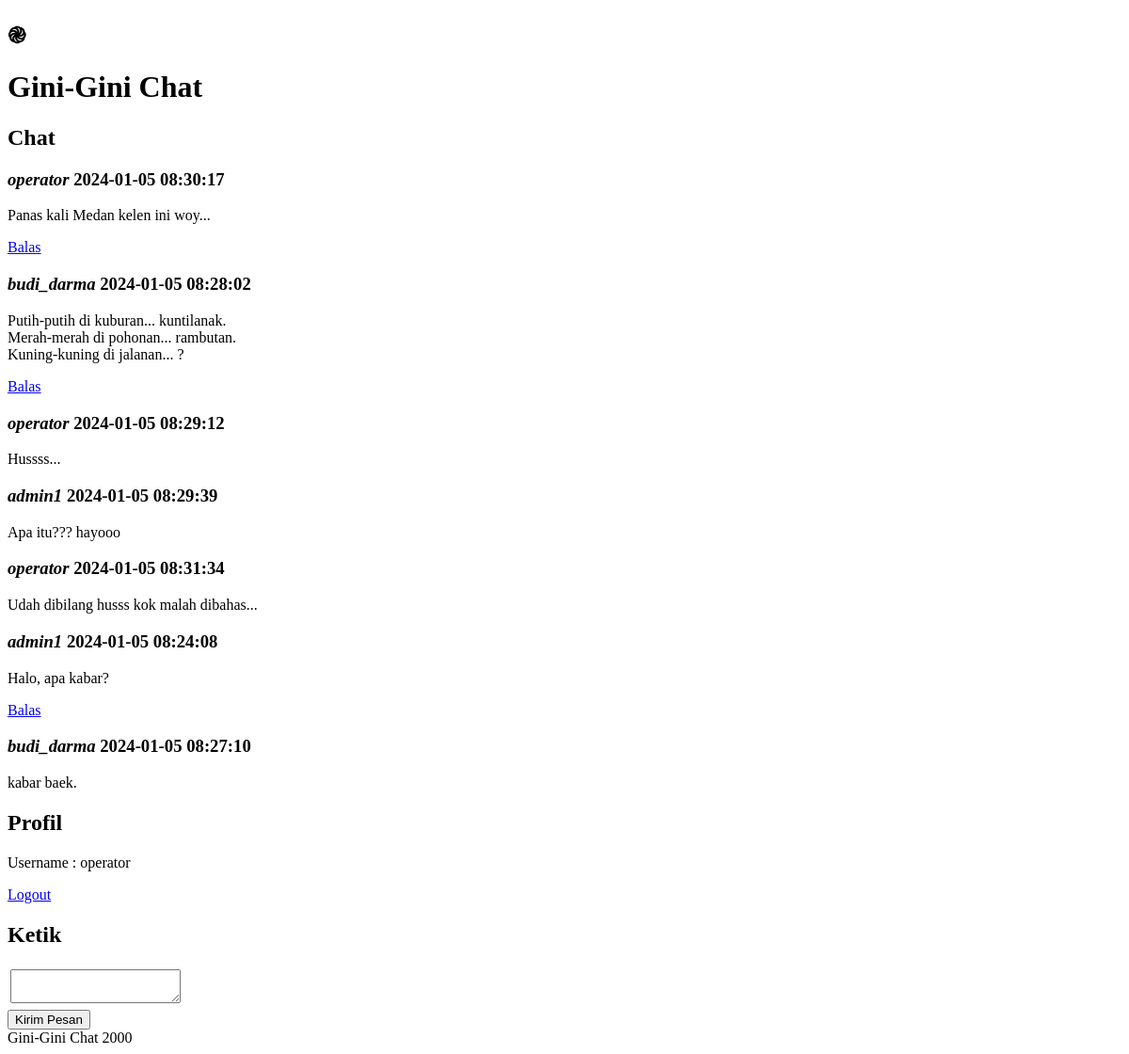
/index.php (signed in), run on the app's committed database.
### tables this page shows
CREATE TABLE `chatdb` (
  `ID` int(10) NOT NULL,
  `tgl` datetime NOT NULL,
  `userID` int(10) NOT NULL,
  `chatID` int(10) NOT NULL,
  `teks` text NOT NULL
);

CREATE TABLE `userdb` (
  `ID` int(10) NOT NULL,
  `username` varchar(30) NOT NULL,
  `password` varchar(64) NOT NULL,
  `level` int(1) NOT NULL,
  `login` datetime NOT NULL
);

### functions.php (called while the page is built, shortened)
<?php
function query2($sql) {
	global $koneksi;
	$list = array();
	$hasil = mysqli_query($koneksi, $sql);
	if (!$hasil) {
		kembali("error.php");
	}
	else {
		while($row = mysqli_fetch_assoc($hasil)) {
			$list[] = $row;
		}
		return $list;
	}
}
function is_login() {
	if (isset ($_SESSION['user']))
		return true;
	else
		return false;
}

### chat.php (the view)
<?php
$sql = " SELECT chatdb.ID as IDchat,
								userdb.username as nama,
								chatdb.tgl as tgl,
								chatdb.teks as teks
				 FROM chatdb LEFT JOIN userdb
							ON chatdb.userID = userdb.ID
				 WHERE chatdb.chatID = 0
				 ORDER BY chatdb.ID DESC
				 LIMIT 0,10 ";
$hasil = query2($sql);
for($i=0; $i<count($hasil); $i++) {
	echo get_chat($hasil[$i]['IDchat'],
								$hasil[$i]['nama'],
								$hasil[$i]['tgl'],
								urldecode($hasil[$i]['teks']));
	echo replies($hasil[$i]['IDchat']);
}
function replies($IDchat){
	$sql2 = " SELECT chatdb.ID as IDchat,
								userdb.username as nama,
								chatdb.tgl as tgl,
								chatdb.teks as teks
				 FROM chatdb LEFT JOIN userdb
							ON chatdb.userID = userdb.ID
				 WHERE chatdb.chatID = $IDchat
				 ORDER BY chatdb.ID
				 LIMIT 0,10 ";
	$hasil2 = query2($sql2);
	$susun = "<div class='daftar_replies'>";
	for($i=0; $i<count($hasil2); $i++){
		$susun .= get_replies($hasil2[$i]);
	}
	$susun .= "</div>";
	return $susun;
}
function get_chat($IDchat, $nama, $tgl, $teks){
	$chat = "<article class='chat' id='chat_$IDchat'>
				<h3 class='titlebar kecil merah'>
				<var>$nama</var>
				<time>$tgl</time>
				</h3>
				<p>$teks</p>
				<input type='hidden' name='kaitan'
					value='$IDchat'>
				</article>";
	if ( is_login() ){
		$chat .= "<div class='chat_links'>
				 <a href='javascript:reply($IDchat)'
				 	  class='links'>Balas</a>
				</div>";
	}
	return $chat;
}
function get_replies($array){
	$teks = urldecode($array['teks']);
	return "<article class='reply'>
				<h3 class='titlebar kecil merah'>
				<var>$array[nama]</var>
				<time>$array[tgl]</time>
				</h3>
				<p>$teks</p>
				</article>";
}

### data on the page
chatdb: userID.username "operator", tgl "2024-01-05 08:30:17", teks "Panas kali Medan kelen ini woy..."
chatdb: userID.username "budi_darma", tgl "2024-01-05 08:28:02", teks "Putih-putih di kuburan... kuntilanak. Merah-merah di pohonan... rambutan. Kuning-kuning di jalanan... ?"
chatdb: userID.username "operator", tgl "2024-01-05 08:29:12", teks "Hussss..."
chatdb: userID.username "admin1", tgl "2024-01-05 08:29:39", teks "Apa itu??? hayooo"
chatdb: userID.username "operator", tgl "2024-01-05 08:31:34", teks "Udah dibilang husss kok malah dibahas..."
chatdb: userID.username "admin1", tgl "2024-01-05 08:24:08", teks "Halo, apa kabar?"
chatdb: userID.username "budi_darma", tgl "2024-01-05 08:27:10", teks "kabar baek."

### other printed values
$_SESSION['user']['username'] "operator"
